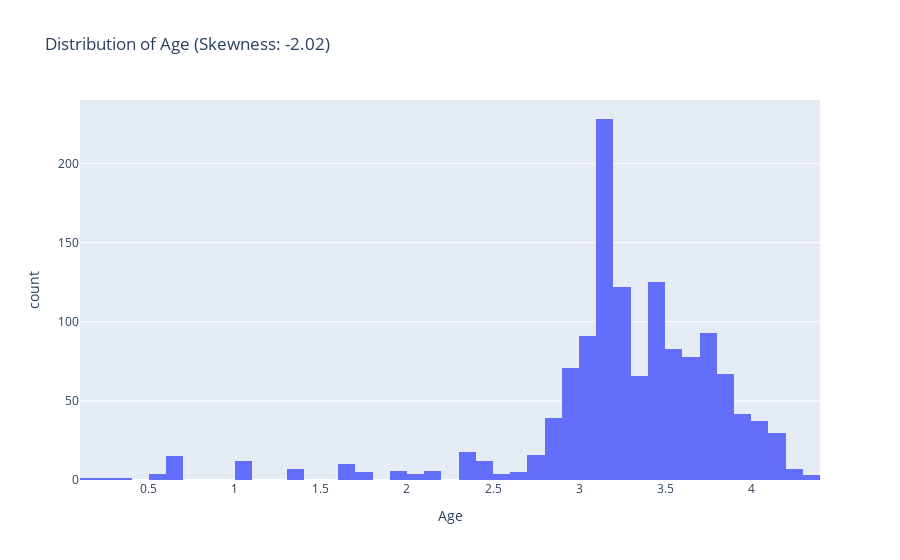

The notebook cell saved with this chart:
### Code cell
age_fig = px.histogram(data4, x="Age", nbins=50, title=f"Distribution of Age (Skewness: {skewness_series['Age']:.2f})")
age_fig.show()

### Figure 1 — Plotly figure (JSON) as saved in the notebook; plotly's stock layout.template omitted (floating-point values rounded to 4 significant figures; data arrays with more than 128 entries replaced by an {"elided": "..."} marker saying what was removed)
{"data": [{"alignmentgroup": "True", "bingroup": "x", "hovertemplate": "Age=%{x}<br>count=%{y}<extra></extra>", "legendgroup": "", "marker": {"color": "#636efa", "pattern": {"shape": ""}}, "name": "", "nbinsx": 50, "offsetgroup": "", "orientation": "v", "showlegend": false, "type": "histogram", "x": {"elided": "1309 float values"}, "xaxis": "x", "yaxis": "y"}], "layout": {"barmode": "relative", "legend": {"tracegroupgap": 0}, "title": {"text": "Distribution of Age (Skewness: -2.02)"}, "xaxis": {"anchor": "y", "domain": [0, 1], "title": {"text": "Age"}}, "yaxis": {"anchor": "x", "domain": [0, 1], "title": {"text": "count"}}}}
